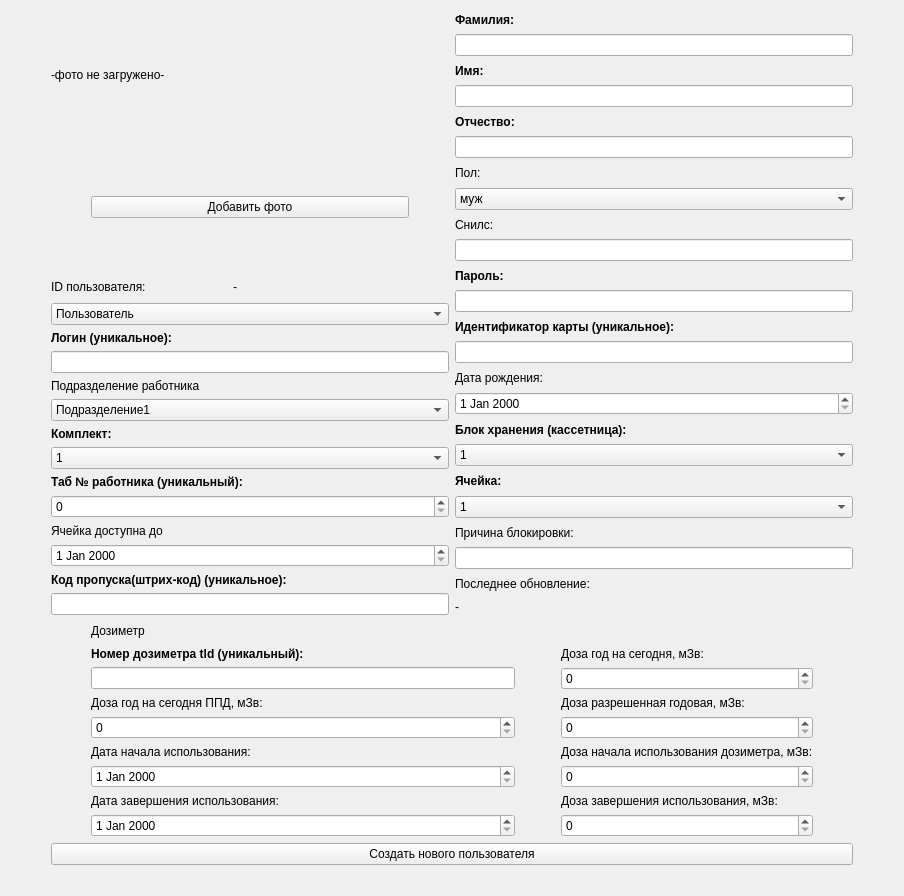
                  <widget class="QWidget" name="scrollAreaWidgetContents_5">
                   <property name="geometry">
                    <rect>
                     <x>0</x>
                     <y>0</y>
                     <width>904</width>
                     <height>896</height>
                    </rect>
                   </property>
                   <layout class="QGridLayout" name="gridLayout_31">
                    <item row="1" column="0">
                     <layout class="QGridLayout" name="area_newUserInf">
                      <item row="3" column="1" colspan="2">
                       <layout class="QVBoxLayout" name="verticalLayout_12">
                        <item>
                         <layout class="QHBoxLayout" name="horizontalLayout_11">
                          <item>
                           <spacer name="horizontalSpacer_24">
                            <property name="orientation">
                             <enum>Qt::Orientation::Vertical</enum>
                            </property>
                            <property name="sizeHint" stdset="0">
                             <size>
                              <width>40</width>
                              <height>20</height>
                             </size>
                            </property>
                           </spacer>
                          </item>
                          <item>
                           <widget class="QLabel" name="label_34">
                            <property name="text">
                             <string>Дозиметр</string>
                            </property>
                           </widget>
                          </item>
                          <item>
                           <spacer name="horizontalSpacer_25">
                            <property name="orientation">
                             <enum>Qt::Orientation::Vertical</enum>
                            </property>
                            <property name="sizeHint" stdset="0">
                             <size>
                              <width>40</width>
                              <height>20</height>
                             </size>
                            </property>
                           </spacer>
                          </item>
                         </layout>
                        </item>
                        <item>
                         <layout class="QHBoxLayout" name="horizontalLayout_10">
                          <item>
                           <spacer name="horizontalSpacer_32">
                            <property name="orientation">
                             <enum>Qt::Orientation::Vertical</enum>
                            </property>
                            <property name="sizeType">
                             <enum>QSizePolicy::Policy::Fixed</enum>
                            </property>
                            <property name="sizeHint" stdset="0">
                             <size>
                              <width>40</width>
                              <height>20</height>
                             </size>
                            </property>
                           </spacer>
                          </item>
                          <item>
                           <layout class="QVBoxLayout" name="verticalLayout_10">
                            <item>
                             <widget class="QLabel" name="label_23">
                              <property name="font">
                               <font>
                                <bold>true</bold>
                               </font>
                              </property>
                              <property name="text">
                               <string>Номер дозиметра tld (уникальный):</string>
                              </property>
                             </widget>
                            </item>
                            <item>
                             <widget class="QLineEdit" name="inputIntDoz"/>
                            </item>
                            <item>
                             <widget class="QLabel" name="label_30">
                              <property name="text">
                               <string>Доза год на сегодня ППД, мЗв:</string>
                              </property>
                             </widget>
                            </item>
                            <item>
                             <widget class="QSpinBox" name="spinUserDoseYearPpd"/>
                            </item>
                            <item>
                             <widget class="QLabel" name="label_31">
                              <property name="text">
                               <string>Дата начала использования:</string>
                              </property>
                             </widget>
                            </item>
                            <item>
                             <widget class="QDateEdit" name="dateUserSrart"/>
                            </item>
                            <item>
                             <widget class="QLabel" name="label_32">
                              <property name="text">
                               <string>Дата завершения использования:</string>
                              </property>
                             </widget>
                            </item>
                            <item>
                             <widget class="QDateEdit" name="dateUserFinish"/>
                            </item>
                           </layout>
                          </item>
                          <item>
                           <spacer name="horizontalSpacer_23">
                            <property name="orientation">
                             <enum>Qt::Orientation::Vertical</enum>
                            </property>
                            <property name="sizeType">
                             <enum>QSizePolicy::Policy::Fixed</enum>
                            </property>
                            <property name="sizeHint" stdset="0">
                             <size>
                              <width>40</width>
                              <height>20</height>
                             </size>
                            </property>
                           </spacer>
                          </item>
                          <item>
                           <layout class="QVBoxLayout" name="verticalLayout_11">
                            <item>
                             <widget class="QLabel" name="label_29">
                              <property name="text">
                               <string>Доза год на сегодня, мЗв:</string>
                              </property>
                             </widget>
                            </item>
                            <item>
                             <widget class="QSpinBox" name="spinUserDoseYearNow"/>
                            </item>
                            <item>
                             <widget class="QLabel" name="label_38">
                              <property name="text">
                               <string>Доза разрешенная годовая, мЗв:</string>
                              </property>
                             </widget>
                            </item>
                            <item>
                             <widget class="QSpinBox" name="spinUserDoseYear"/>
                            </item>
                            <item>
                             <widget class="QLabel" name="label_49">
                              <property name="text">
                               <string>Доза начала использования дозиметра, мЗв:</string>
                              </property>
                             </widget>
                            </item>
                            <item>
                             <widget class="QSpinBox" name="inputUserStartDoz"/>
                            </item>
                            <item>
                             <widget class="QLabel" name="label_50">
                              <property name="text">
                               <string>Доза завершения использования, мЗв:</string>
                              </property>
                             </widget>
                            </item>
                            <item>
                             <widget class="QSpinBox" name="inputUserFinishDoz"/>
                            </item>
                           </layout>
                          </item>
                          <item>
                           <spacer name="horizontalSpacer_33">
                            <property name="orientation">
                             <enum>Qt::Orientation::Vertical</enum>
                            </property>
                            <property name="sizeType">
                             <enum>QSizePolicy::Policy::Fixed</enum>
                            </property>
                            <property name="sizeHint" stdset="0">
                             <size>
                              <width>40</width>
                              <height>20</height>
                             </size>
                            </property>
                           </spacer>
                          </item>
                         </layout>
                        </item>
                        <item>
                         <layout class="QGridLayout" name="layoutForBtn">
                          <item row="0" column="0">
                           <widget class="QPushButton" name="btnCreateNewUser">
                            <property name="text">
                             <string>Создать нового пользователя</string>
                            </property>
                           </widget>
                          </item>
                         </layout>
                        </item>
                        <item>
                         <layout class="QHBoxLayout" name="horizontalLayout_23">
                          <item>
                           <spacer name="horizontalSpacer_36">
                            <property name="orientation">
                             <enum>Qt::Orientation::Vertical</enum>
                            </property>
                            <property name="sizeHint" stdset="0">
                             <size>
                              <width>40</width>
                              <height>20</height>
                             </size>
                            </property>
                           </spacer>
                          </item>
                          <item>
                           <layout class="QFormLayout" name="formLayout"/>
                          </item>
                          <item>
                           <layout class="QHBoxLayout" name="horizontalLayout"/>
                          </item>
                          <item>
                           <spacer name="horizontalSpacer_37">
                            <property name="orientation">
                             <enum>Qt::Orientation::Vertical</enum>
                            </property>
                            <property name="sizeHint" stdset="0">
                             <size>
                              <width>40</width>
                              <height>20</height>
                             </size>
                            </property>
                           </spacer>
                          </item>
                         </layout>
                        </item>
                       </layout>
                      </item>
                      <item row="2" column="0">
                       <spacer name="horizontalSpacer_21">
                        <property name="orientation">
                         <enum>Qt::Orientation::Vertical</enum>
                        </property>
                        <property name="sizeHint" stdset="0">
                         <size>
                          <width>40</width>
                          <height>20</height>
                         </size>
                        </property>
                       </spacer>
                      </item>
                      <item row="1" column="1">
                       <layout class="QHBoxLayout" name="areaAddPhoto">
                        <item>
                         <spacer name="horizontalSpacer_34">
                          <property name="orientation">
                           <enum>Qt::Orientation::Vertical</enum>
                          </property>
                          <property name="sizeHint" stdset="0">
                           <size>
                            <width>40</width>
                            <height>20</height>
                           </size>
                          </property>
                         </spacer>
                        </item>
                        <item>
                         <layout class="QVBoxLayout" name="horizontalLayout_24">
                          <item>
                           <widget class="QPushButton" name="btnAddPhoto">
                            <property name="text">
                             <string>Добавить фото</string>
                            </property>
                           </widget>
                          </item>
                         </layout>
                        </item>
                        <item>
                         <spacer name="horizontalSpacer_35">
                          <property name="orientation">
                           <enum>Qt::Orientation::Vertical</enum>
                          </property>
                          <property name="sizeHint" stdset="0">
                           <size>
                            <width>40</width>
                            <height>20</height>
                           </size>
                          </property>
                         </spacer>
                        </item>
                       </layout>
                      </item>
                      <item row="0" column="3">
                       <spacer name="horizontalSpacer_22">
                        <property name="orientation">
                         <enum>Qt::Orientation::Vertical</enum>
                        </property>
                        <property name="sizeHint" stdset="0">
                         <size>
                          <width>40</width>
                          <height>20</height>
                         </size>
                        </property>
                       </spacer>
                      </item>
                      <item row="0" column="2" rowspan="3">
                       <layout class="QVBoxLayout" name="verticalLayout_9">
                        <item>
                         <widget class="QLabel" name="label_39">
                          <property name="font">
                           <font>
                            <bold>true</bold>
                           </font>
                          </property>
                          <property name="text">
                           <string>Фамилия:</string>
                          </property>
                         </widget>
                        </item>
                        <item>
                         <widget class="QLineEdit" name="inputName0">
                          <property name="text">
                           <string/>
                          </property>
                         </widget>
                        </item>
                        <item>
                         <widget class="QLabel" name="label_40">
                          <property name="font">
                           <font>
                            <bold>true</bold>
                           </font>
                          </property>
                          <property name="text">
                           <string>Имя:</string>
                          </property>
                         </widget>
                        </item>
                        <item>
                         <widget class="QLineEdit" name="inputName1">
                          <property name="text">
                           <string/>
                          </property>
                         </widget>
                        </item>
                        <item>
                         <widget class="QLabel" name="label_41">
                          <property name="font">
                           <font>
                            <bold>true</bold>
                           </font>
                          </property>
                          <property name="text">
                           <string>Отчество:</string>
                          </property>
                         </widget>
                        </item>
                        <item>
                         <widget class="QLineEdit" name="inputName2">
                          <property name="text">
                           <string/>
                          </property>
                         </widget>
                        </item>
                        <item>
                         <widget class="QLabel" name="label_3">
                          <property name="text">
                           <string>Пол:</string>
                          </property>
                         </widget>
                        </item>
                        <item>
                         <widget class="QComboBox" name="selectGender">
                          <item>
                           <property name="text">
                            <string>муж</string>
                           </property>
                          </item>
                          <item>
                           <property name="text">
                            <string>жен</string>
                           </property>
                          </item>
                         </widget>
                        </item>
                        <item>
                         <widget class="QLabel" name="label_59">
                          <property name="text">
                           <string>Снилс:</string>
                          </property>
                         </widget>
                        </item>
                        <item>
                         <widget class="QLineEdit" name="inputSnils"/>
                        </item>
                        <item>
                         <widget class="QLabel" name="label_22">
                          <property name="font">
                           <font>
                            <bold>true</bold>
                           </font>
                          </property>
                          <property name="text">
                           <string>Пароль:</string>
                          </property>
                         </widget>
                        </item>
                        <item>
                         <widget class="QLineEdit" name="inputPassword"/>
                        </item>
                        <item>
                         <widget class="QLabel" name="label_28">
                          <property name="font">
                           <font>
                            <bold>true</bold>
                           </font>
                          </property>
                          <property name="text">
                           <string>Идентификатор карты (уникальное):</string>
                          </property>
                         </widget>
                        </item>
                        <item>
                         <widget class="QLineEdit" name="inputCardId"/>
                        </item>
                        <item>
                         <widget class="QLabel" name="label_25">
                          <property name="text">
                           <string>Дата рождения:</string>
                          </property>
                         </widget>
                        </item>
                        <item>
                         <widget class="QDateEdit" name="dateUserBirthday"/>
                        </item>
                        <item>
                         <widget class="QLabel" name="label_27">
                          <property name="font">
                           <font>
                            <bold>true</bold>
                           </font>
                          </property>
                          <property name="text">
                           <string>Блок хранения (кассетница):</string>
                          </property>
                         </widget>
                        </item>
                        <item>
                         <widget class="QComboBox" name="selectKas">
                          <item>
                           <property name="text">
                            <string>1</string>
                           </property>
                          </item>
                          <item>
                           <property name="text">
                            <string>2</string>
                           </property>
                          </item>
                          <item>
                           <property name="text">
                            <string>3</string>
                           </property>
                          </item>
                         </widget>
                        </item>
                        <item>
                         <widget class="QLabel" name="label_26">
                          <property name="font">
                           <font>
                            <bold>true</bold>
                           </font>
                          </property>
                          <property name="text">
                           <string>Ячейка:</string>
                          </property>
                         </widget>
                        </item>
                        <item>
                         <widget class="QComboBox" name="selectMesh">
                          <item>
                           <property name="text">
                            <string>1</string>
                           </property>
                          </item>
                          <item>
                           <property name="text">
                            <string>2</string>
                           </property>
                          </item>
                          <item>
                           <property name="text">
                            <string>3</string>
                           </property>
                          </item>
                         </widget>
                        </item>
                        <item>
                         <widget class="QLabel" name="label_24">
                          <property name="text">
                           <string>Причина блокировки:</string>
                          </property>
                         </widget>
                        </item>
                        <item>
                         <widget class="QLineEdit" name="selectUserBlock"/>
                        </item>
                        <item>
                         <widget class="QLabel" name="label_20">
                          <property name="text">
                           <string>Последнее обновление:</string>
                          </property>
                         </widget>
                        </item>
                        <item>
                         <widget class="QLabel" name="dateUserLastUpdate">
                          <property name="text">
                           <string>-</string>
                          </property>
                         </widget>
                        </item>
                       </layout>
                      </item>
                      <item row="0" column="1">
                       <widget class="QLabel" name="labelPhoto">
                        <property name="text">
                         <string>-фото не загружено-</string>
                        </property>
                       </widget>
                      </item>
                      <item row="2" column="1">
                       <layout class="QGridLayout" name="gridLayout">
                        <item row="2" column="0">
                         <widget class="QLabel" name="label_17">
                          <property name="font">
                           <font>
                            <bold>true</bold>
                           </font>
                          </property>
                          <property name="text">
                           <string>Логин (уникальное):</string>
                          </property>
                         </widget>
                        </item>
                        <item row="12" column="0">
                         <widget class="QLabel" name="label_33">
                          <property name="font">
                           <font>
                            <bold>true</bold>
                           </font>
                          </property>
                          <property name="text">
                           <string>Код пропуска(штрих-код) (уникальное):</string>
                          </property>
                         </widget>
                        </item>
                        <item row="10" column="0">
                         <widget class="QLabel" name="label_18">
                          <property name="text">
                           <string>Ячейка доступна до</string>
                          </property>
                         </widget>
                        </item>
                        <item row="0" column="0">
                         <layout class="QHBoxLayout" name="horizontalLayout_17">
                          <item>
                           <widget class="QLabel" name="label_52">
                            <property name="text">
                             <string>ID пользователя: </string>
                            </property>
                           </widget>
                          </item>
                          <item>
                           <widget class="QLabel" name="label_51">
                            <property name="text">
                             <string>-</string>
                            </property>
                           </widget>
                          </item>
                          <item>
                           <spacer name="horizontalSpacer_45">
                            <property name="orientation">
                             <enum>Qt::Orientation::Vertical</enum>
                            </property>
                            <property name="sizeHint" stdset="0">
                             <size>
                              <width>40</width>
                              <height>20</height>
                             </size>
                            </property>
                           </spacer>
                          </item>
                         </layout>
                        </item>
                        <item row="5" column="0">
                         <widget class="QComboBox" name="selectDepartment">
                          <item>
                           <property name="text">
                            <string>Подразделение1</string>
                           </property>
                          </item>
                          <item>
                           <property name="text">
                            <string>Подразделение2</string>
                           </property>
                          </item>
                          <item>
                           <property name="text">
                            <string>Подразделение3</string>
                           </property>
                          </item>
                         </widget>
                        </item>
                        <item row="3" column="0">
                         <widget class="QLineEdit" name="inputLogin"/>
                        </item>
                        <item row="8" column="0">
                         <widget class="QLabel" name="label_37">
                          <property name="font">
                           <font>
                            <bold>true</bold>
                           </font>
                          </property>
                          <property name="text">
                           <string>Таб № работника (уникальный): </string>
                          </property>
                         </widget>
                        </item>
                        <item row="13" column="0">
                         <widget class="QLineEdit" name="inputCode"/>
                        </item>
                        <item row="7" column="0">
                         <widget class="QComboBox" name="selectSet">
                          <item>
                           <property name="text">
                            <string>1</string>
                           </property>
                          </item>
                          <item>
                           <property name="text">
                            <string>2</string>
                           </property>
                          </item>
                          <item>
                           <property name="text">
                            <string>3</string>
                           </property>
                          </item>
                         </widget>
                        </item>
                        <item row="9" column="0">
                         <widget class="QSpinBox" name="inputIntTab"/>
                        </item>
                        <item row="1" column="0">
                         <widget class="QComboBox" name="selectRole">
                          <item>
                           <property name="text">
                            <string>Пользователь</string>
                           </property>
                          </item>
                          <item>
                           <property name="text">
                            <string>Оператор</string>
                           </property>
                          </item>
                          <item>
                           <property name="text">
                            <string>Администратор</string>
                           </property>
                          </item>
                         </widget>
                        </item>
                        <item row="6" column="0">
                         <widget class="QLabel" name="label_19">
                          <property name="font">
                           <font>
                            <bold>true</bold>
                           </font>
                          </property>
                          <property name="text">
                           <string>Комплект:</string>
                          </property>
                         </widget>
                        </item>
                        <item row="11" column="0">
                         <widget class="QDateEdit" name="inputDateCellDate"/>
                        </item>
                        <item row="4" column="0">
                         <widget class="QLabel" name="label_21">
                          <property name="text">
                           <string>Подразделение работника</string>
                          </property>
                         </widget>
                        </item>
                       </layout>
                      </item>
                     </layout>
                    </item>
                   </layout>
                  </widget>
